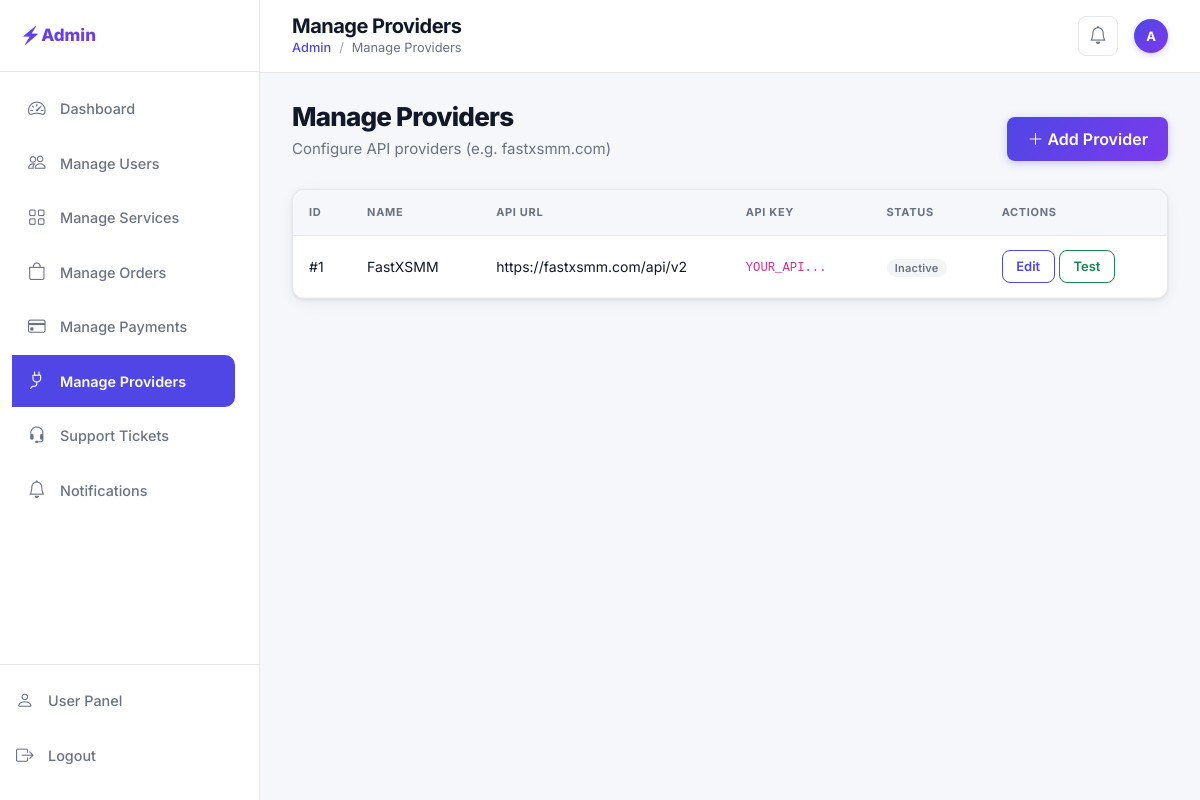
/admin/providers.php (signed in), run on the app's committed database.
### tables this page shows
CREATE TABLE IF NOT EXISTS users (
    id INT AUTO_INCREMENT PRIMARY KEY,
    username VARCHAR(50) NOT NULL UNIQUE,
    email VARCHAR(100) NOT NULL UNIQUE,
    password VARCHAR(255) NOT NULL,
    balance DECIMAL(12, 2) NOT NULL DEFAULT 0.00,
    role ENUM('user', 'admin') NOT NULL DEFAULT 'user',
    status ENUM('active', 'suspended') NOT NULL DEFAULT 'active',
    created_at TIMESTAMP DEFAULT CURRENT_TIMESTAMP,
    updated_at TIMESTAMP DEFAULT CURRENT_TIMESTAMP ON UPDATE CURRENT_TIMESTAMP,
    INDEX idx_users_role (role),
    INDEX idx_users_status (status)
);

CREATE TABLE IF NOT EXISTS providers (
    id INT AUTO_INCREMENT PRIMARY KEY,
    name VARCHAR(100) NOT NULL,
    api_url VARCHAR(255) NOT NULL DEFAULT 'https://fastxsmm.com/api/v2',
    api_key VARCHAR(255) NOT NULL,
    status ENUM('active', 'inactive') NOT NULL DEFAULT 'active',
    created_at TIMESTAMP DEFAULT CURRENT_TIMESTAMP,
    updated_at TIMESTAMP DEFAULT CURRENT_TIMESTAMP ON UPDATE CURRENT_TIMESTAMP
);

### includes/auth.php (called while the page is built, shortened)
<?php
function getCurrentUser(): ?array
{
    $db = getDB();
    $stmt = $db->prepare('SELECT id, username, email, balance, role, status FROM users WHERE id = ? AND status = ?');
    $stmt->execute([$_SESSION['user_id'], 'active']);
    return $stmt->fetch() ?: null;
}
function sanitize(string $input): string
{
    return htmlspecialchars(trim($input), ENT_QUOTES, 'UTF-8');
}

### admin/includes/auth.php (called while the page is built, shortened)
<?php
require_once __DIR__ . '/../../includes/auth.php';
function getAdminUser(): ?array
{
    $user = getCurrentUser();
    return $user;
}

### admin/providers.php (the view, shortened to what this page needs)
<?php
require_once __DIR__ . '/includes/auth.php';
$db = getDB();
$providers = $db->query('SELECT * FROM providers ORDER BY id')->fetchAll();
$pageTitle = 'Manage Providers';
require_once __DIR__ . '/includes/header.php';
?>
<div class="page-header d-flex justify-content-between align-items-end">
    <div>
        <h1>Manage Providers</h1>
        <p>Configure API providers (e.g. fastxsmm.com)</p>
    </div>
    <button class="btn btn-accent" data-bs-toggle="modal" data-bs-target="#createProvider"><i class="bi bi-plus-lg me-1"></i>Add Provider</button>
</div>
<div class="card card-smm">
    <div class="card-body p-0">
        <div class="table-responsive">
            <table class="table table-smm table-hover mb-0">
                <thead>
                    <tr>
                        <th>ID</th>
                        <th>Name</th>
                        <th>API URL</th>
                        <th>API Key</th>
                        <th>Status</th>
                        <th>Actions</th>
                    </tr>
                </thead>
                <tbody>
                    <?php foreach ($providers as $p): ?>
                    <tr>
                        <td>#<?= $p['id'] ?></td>
                        <td><?= sanitize($p['name']) ?></td>
                        <td class="text-truncate" style="max-width:200px"><?= sanitize($p['api_url']) ?></td>
                        <td><code><?= sanitize(substr($p['api_key'], 0, 8)) ?>...</code></td>
                        <td><span class="badge badge-status badge-status-<?= $p['status'] ?>"><?= ucfirst($p['status']) ?></span></td>
                        <td class="d-flex gap-1">
                            <button class="btn btn-action btn-outline-primary btn-sm" data-bs-toggle="modal" data-bs-target="#editProv<?= $p['id'] ?>">Edit</button>
                            <form method="POST">
                                <button type="submit" class="btn btn-action btn-outline-success btn-sm">Test</button>
                            </form>
                        </td>
                    </tr>
                    <?php endforeach; ?>
                </tbody>
            </table>
        </div>
    </div>
</div>
<?php require_once __DIR__ . '/includes/footer.php'; ?>

### admin/includes/header.php (shortened to what this page needs)
<?php
require_once __DIR__ . '/../../includes/notifications.php';
$pageTitle = $pageTitle ?? 'Admin';
$adminUser = getAdminUser();
$current = basename($_SERVER['PHP_SELF']);
$links = [
    'index.php'          => ['Dashboard', 'bi-speedometer2'],
    'users.php'          => ['Manage Users', 'bi-people'],
    'services.php'       => ['Manage Services', 'bi-grid'],
    'orders.php'         => ['Manage Orders', 'bi-bag'],
    'payments.php'       => ['Manage Payments', 'bi-credit-card'],
    'providers.php'      => ['Manage Providers', 'bi-plug'],
    'tickets.php'        => ['Support Tickets', 'bi-headset'],
    'notifications.php'  => ['Notifications', 'bi-bell'],
];
?>
<!DOCTYPE html>
<html lang="en">
<head>
    <link href="https://cdn.jsdelivr.net/npm/bootstrap@5.3.3/dist/css/bootstrap.min.css" rel="stylesheet">
    <link href="https://cdn.jsdelivr.net/npm/bootstrap-icons@1.11.3/font/bootstrap-icons.min.css" rel="stylesheet">
    <link href="<?= SITE_URL ?>/assets/css/style.css" rel="stylesheet">
    <link href="<?= SITE_URL ?>/assets/css/animations.css" rel="stylesheet">
</head>
<body class="anim-body">
<div class="admin-layout">
    <aside class="admin-sidebar admin-sidebar-light">
        <a class="admin-sidebar-brand logo-gradient" href="<?= SITE_URL ?>/admin/index.php">
            <span class="logo-icon">⚡</span> Admin
        </a>
        <nav class="admin-nav py-2">
            <?php foreach ($links as $file => [$label, $icon]):
                $active = ($current === $file || ($file === 'tickets.php' && $current === 'ticket_view.php')) ? 'active' : '';
            ?>
            <a class="admin-nav-link <?= $active ?>" href="<?= SITE_URL ?>/admin/<?= $file ?>">
                <i class="bi <?= $icon ?>"></i><span><?= $label ?></span>
            </a>
            <?php endforeach; ?>
        </nav>
        <div class="admin-sidebar-footer">
            <a class="admin-nav-link" href="<?= SITE_URL ?>/user/dashboard.php"><i class="bi bi-person"></i><span>User Panel</span></a>
            <a class="admin-nav-link" href="<?= SITE_URL ?>/logout.php"><i class="bi bi-box-arrow-right"></i><span>Logout</span></a>
        </div>
    </aside>
    <div class="admin-main">
        <div class="admin-topbar">
            <div>
                <h2 class="admin-page-title mb-0"><?= sanitize($pageTitle) ?></h2>
                <nav aria-label="breadcrumb">
                    <ol class="breadcrumb admin-breadcrumb mb-0">
                        <li class="breadcrumb-item"><a href="<?= SITE_URL ?>/admin/index.php">Admin</a></li>
                        <li class="breadcrumb-item active"><?= sanitize($pageTitle) ?></li>
                    </ol>
                </nav>
            </div>
            <div class="d-flex align-items-center gap-3">
                <?php $currentUser = $adminUser; require dirname(__DIR__, 2) . '/includes/notification_dropdown.php'; ?>
                <span class="profile-avatar"><?= strtoupper(substr($adminUser['username'] ?? 'A', 0, 1)) ?></span>
            </div>
        </div>
        <div class="admin-content">

### assets/css/animations.css (style rules this page uses)
html { scroll-behavior: smooth; }
body.anim-body { opacity: 0; transition: opacity 0.6s ease-in-out; }
body.anim-body.page-entered { opacity: 1; }
.btn { position: relative; overflow: hidden; }

### data on the page
users: username "A"
providers: id "1", name "FastXSMM", api_url "https://fastxsmm.com/api/v2", api_key "YOUR_API", status "Inactive"

### other printed values
$label "Dashboard"
$label "Manage Users"
$label "Manage Services"
$label "Manage Orders"
$label "Manage Payments"
$label "Manage Providers"
$label "Support Tickets"
$label "Notifications"
$pageTitle "Manage Providers"
